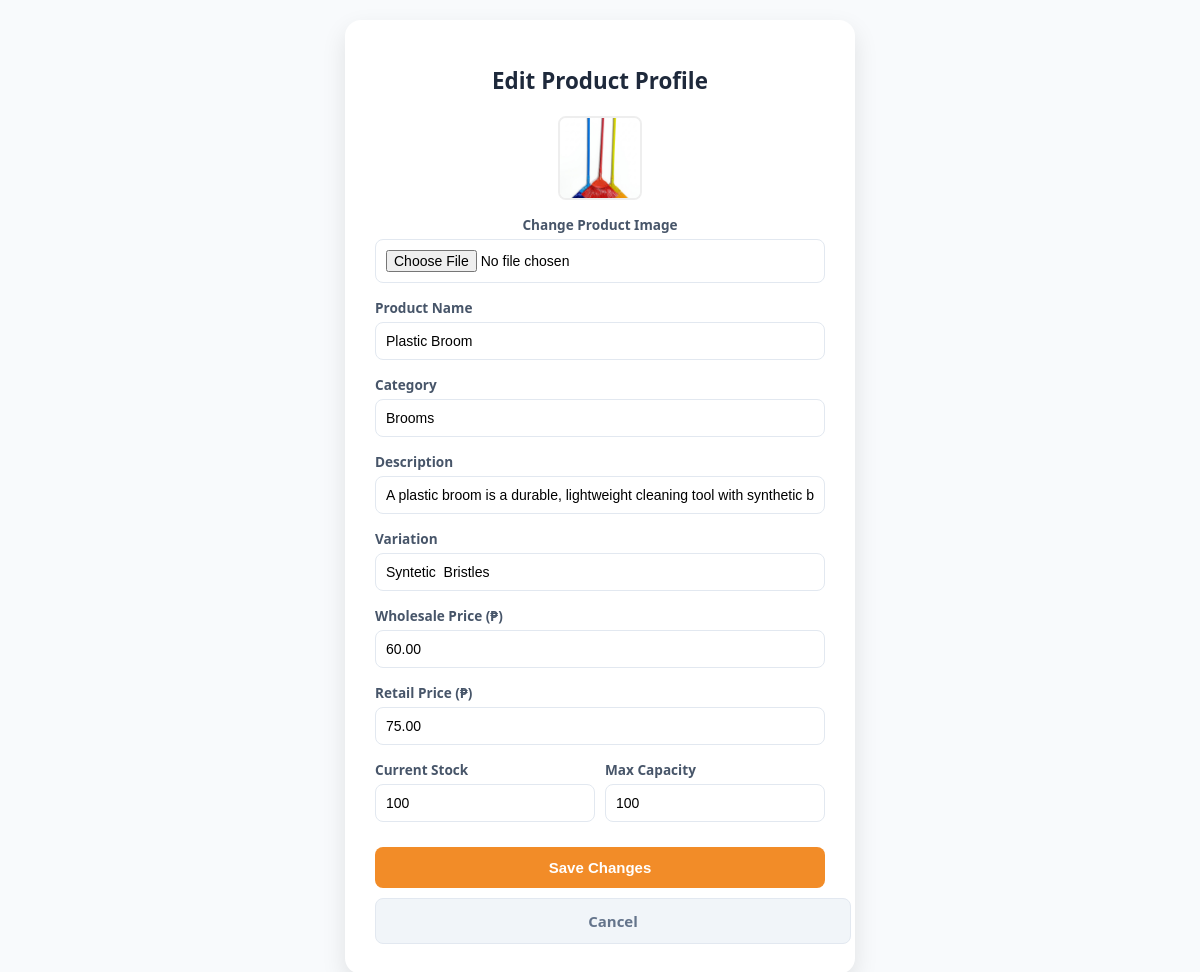
Page /function/edit_product.php?id=7 on the earlier database version.
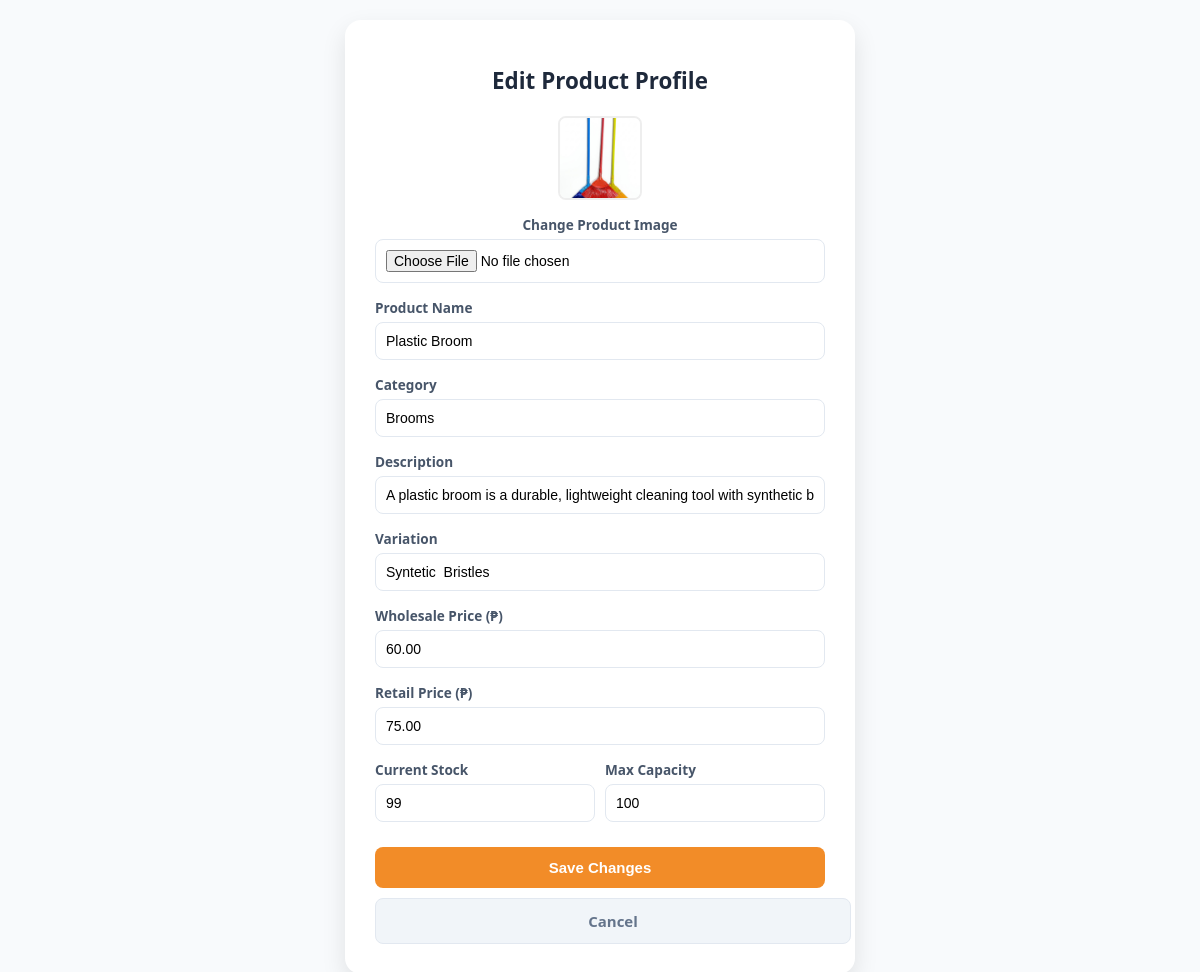
Same page on the later database version.
### tables this page shows
CREATE TABLE `products` (
  `id` int(11) NOT NULL,
  `category` varchar(100) NOT NULL,
  `product_name` varchar(255) NOT NULL,
  `variation` varchar(100) DEFAULT 'Standard',
  `description` text DEFAULT NULL,
  `wholesale_price` decimal(10,2) NOT NULL DEFAULT 0.00,
  `retail_price` decimal(10,2) NOT NULL DEFAULT 0.00,
  `quantity` int(11) NOT NULL DEFAULT 0,
  `max_quantity` int(11) NOT NULL DEFAULT 100,
  `image_path` varchar(255) DEFAULT 'default-product.png',
  `created_at` timestamp NOT NULL DEFAULT current_timestamp()
);

### function/edit_product.php (the view, shortened to what this page needs)
<?php
require_once "../auth/conn.php";
function e(?string $value): string {
    return htmlspecialchars($value ?? '', ENT_QUOTES, 'UTF-8');
}
$id = $_GET['id'] ?? null;
$stmt = $pdo->prepare("SELECT * FROM products WHERE id = ?");
$stmt->execute([$id]);
$product = $stmt->fetch(PDO::FETCH_ASSOC);
?>
<!DOCTYPE html>
<html lang="en">
<head>
    <link rel="stylesheet" href="https://cdnjs.cloudflare.com/ajax/libs/font-awesome/6.4.0/css/all.min.css">
</head>
<body>
<div class="card">
    <h1>Edit Product Profile</h1>
    <form method="POST" enctype="multipart/form-data">
        <div style="text-align: center;">
            <img src="../uploads/<?php echo $product['image_path'] ?: 'default-product.png'; ?>" class="image-preview" id="preview">
            <div class="form-group">
                <label>Change Product Image</label>
                <input type="file" name="product_image" class="form-control" accept="image/*" onchange="previewImage(this)">
            </div>
        </div>
        <div class="form-group">
            <label>Product Name</label>
            <input type="text" name="product_name" class="form-control" value="<?php echo e($product['product_name']); ?>" required>
        </div>
        <div class="form-group">
            <label>Category</label>
            <input type="text" name="category" class="form-control" value="<?php echo e($product['category']); ?>" required>
        </div>
        <div class="form-group">
            <label>Description</label>
            <input type="text" name="description" class="form-control" value="<?php echo e($product['description']); ?>">
        </div>
        <div class="form-group">
            <label>Variation</label>
            <input type="text" name="variation" class="form-control" value="<?php echo e($product['variation']); ?>">
        </div>
        <div class="form-group">
            <label>Wholesale Price (₱)</label>
            <input type="number" step="0.01" name="wholesale_price" class="form-control" value="<?php echo e($product['wholesale_price']); ?>" required>
        </div>
        <div class="form-group">
            <label>Retail Price (₱)</label>
            <input type="number" step="0.01" name="retail_price" class="form-control" value="<?php echo e($product['retail_price']); ?>" required>
        </div>
        <div class="row">
            <div class="col">
                <div class="form-group">
                    <label>Current Stock</label>
                    <input type="number" name="quantity" class="form-control" value="<?php echo e($product['quantity']); ?>" required>
                </div>
            </div>
            <div class="col">
                <div class="form-group">
                    <label>Max Capacity</label>
                    <input type="number" name="max_quantity" class="form-control" value="<?php echo e($product['max_quantity']); ?>" required>
                </div>
            </div>
        </div>
        <button type="submit" name="update_product" class="btn btn-primary">Save Changes</button>
        <a href="../inventory.php" class="btn btn-secondary">Cancel</a>
    </form>
</div>
</body>
</html>

Differences in the rows shown:
changed products "Plastic Broom": quantity "100" → "99"
